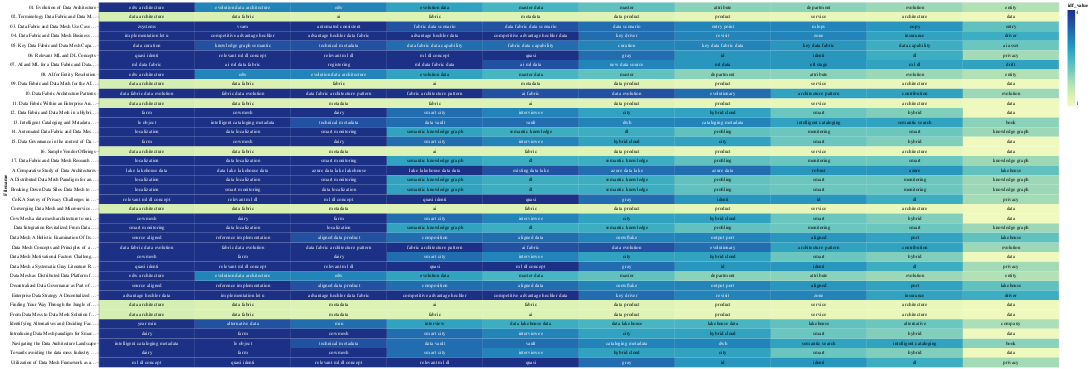

Notebook cell for this chart:
### Code cell
# save(chart_lda, "lda_idf_heatmap.html")
chart_lda

### Figure 1 — Vega-Lite specification as saved in the notebook (floating-point values rounded to 4 significant figures; data arrays with more than 128 entries replaced by an {"elided": "..."} marker saying what was removed)
{"config": {"view": {"continuousWidth": 300, "continuousHeight": 300}}, "layer": [{"mark": {"type": "rect"}, "encoding": {"color": {"field": "idf_value", "type": "quantitative"}, "text": {"field": "topic_word", "type": "nominal"}, "x": {"axis": null, "field": "rank", "type": "ordinal"}, "y": {"field": "Filename", "type": "nominal"}}, "transform": [{"window": [{"op": "rank", "field": "", "as": "rank"}], "groupby": ["Filename"], "sort": [{"field": "idf_value", "order": "descending"}]}]}, {"mark": {"type": "text", "baseline": "middle"}, "encoding": {"color": {"condition": {"test": "(datum.idf_value >= 3)", "value": "white"}, "value": "black"}, "text": {"field": "topic_word", "type": "nominal"}, "x": {"axis": null, "field": "rank", "type": "ordinal"}, "y": {"field": "Filename", "type": "nominal"}}, "transform": [{"window": [{"op": "rank", "field": "", "as": "rank"}], "groupby": ["Filename"], "sort": [{"field": "idf_value", "order": "descending"}]}]}], "data": {"name": "data-35d002a75effb113a6356472852c5562"}, "width": 2000, "$schema": "https://vega.github.io/schema/vega-lite/v5.16.3.json", "datasets": {"data-35d002a75effb113a6356472852c5562": {"elided": "380 records"}}}
